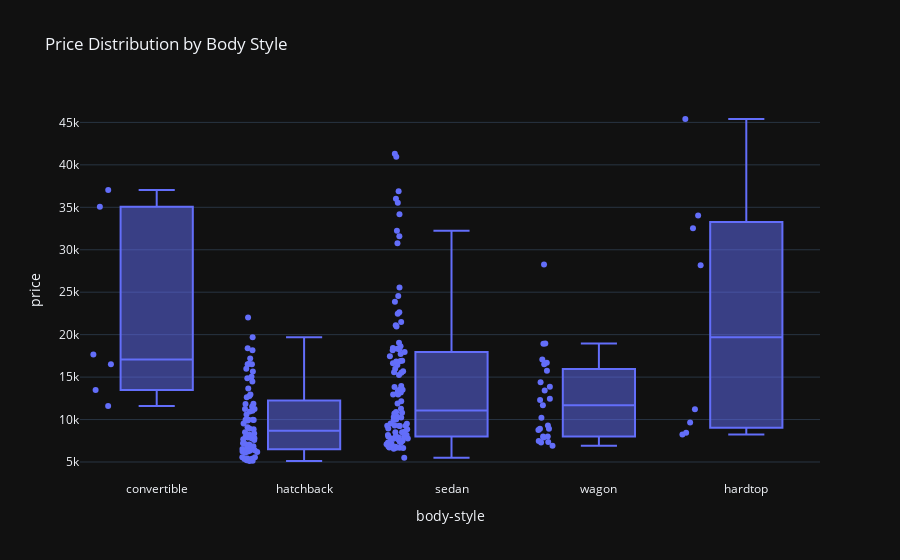

Source (notebook cell):
### Markdown cell above
Ящик с усами (box plot) для столбцов "body-style" и "price"

### Code cell
box_plot = px.box(df, x="body-style", y="price", points="all", title='Price Distribution by Body Style')
box_plot.show()

### Figure 1 — Plotly figure (JSON) as saved in the notebook; plotly's stock layout.template omitted (floating-point values rounded to 4 significant figures; data arrays with more than 128 entries replaced by an {"elided": "..."} marker saying what was removed)
{"data": [{"alignmentgroup": "True", "boxpoints": "all", "hovertemplate": "body-style=%{x}<br>price=%{y}<extra></extra>", "legendgroup": "", "marker": {"color": "#636efa"}, "name": "", "notched": false, "offsetgroup": "", "orientation": "v", "showlegend": false, "x": {"elided": "205 str values"}, "x0": " ", "xaxis": "x", "y": {"elided": "205 float values"}, "y0": " ", "yaxis": "y", "type": "box"}], "layout": {"xaxis": {"anchor": "y", "domain": [0.0, 1.0], "title": {"text": "body-style"}}, "yaxis": {"anchor": "x", "domain": [0.0, 1.0], "title": {"text": "price"}}, "legend": {"tracegroupgap": 0}, "title": {"text": "Price Distribution by Body Style"}, "boxmode": "group"}}
